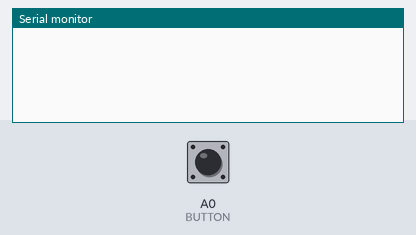
Bench run of a sketch on a simulated Arduino Uno, built with avr-gcc and run on an emulated ATmega328P. Parts: the last lines printed to the serial monitor. The test bench sets the inputs (shaded band); at power-on: A0 (BUTTON) HIGH.

Above: at 1.2 s.
1.3 s: A0 (BUTTON) pulled LOW for 0.15 s
At 2.0 s:
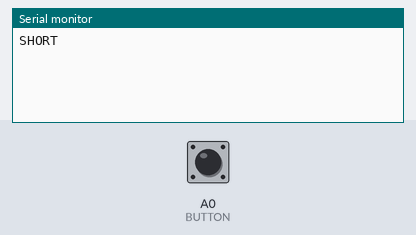
2.9 s: A0 (BUTTON) pulled LOW for 3.2 s
At 7.4 s:
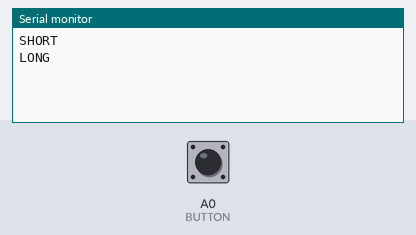

Measured:
- after the input at 1.3 s, the serial monitor: prints a new line after 0.18 s (image 1)
- after the input at 2.9 s, the serial monitor: prints a new line after 3.2 s (image 2)

The sketch:

button_test.ino
```cpp
// Optional A0 button to GND; D4 is reader #2 SS in the supplied circuit.
const byte BUTTON=A0;bool raw=false,stable=false;unsigned long changed=0,pressedAt=0;
void setup(){pinMode(BUTTON,INPUT_PULLUP);Serial.begin(115200);}
void loop(){unsigned long now=millis();bool pressed=digitalRead(BUTTON)==LOW;
  if(pressed!=raw){raw=pressed;changed=now;}
  if(raw!=stable&&(unsigned long)(now-changed)>=30){stable=raw;if(stable)pressedAt=now;else Serial.println((unsigned long)(now-pressedAt)>=1500?F("LONG"):F("SHORT"));}
}
```
